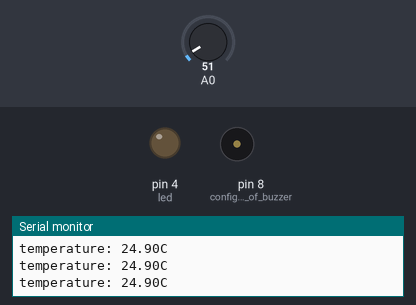
The sketch below on a simulated Arduino Uno, built with avr-gcc and run on an emulated ATmega328P. On the bench: output pins drawn as LEDs (lit = HIGH), buzzer (waves = sounding), the last lines printed to the serial monitor. The test bench sets the inputs (shaded band); at power-on: A0 = 51.

Above: at 1.2 s.
1.3 s: A0 set to 95
4.3 s: A0 set to 108
At 5.7 s:
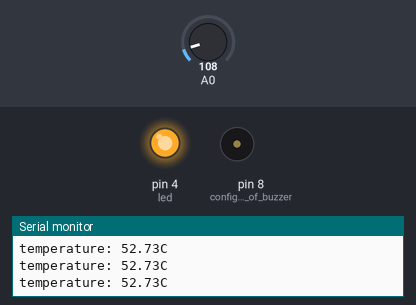
Timing chart, 0 to 11.8 s (numbered marks = the images above; inputs shaded):
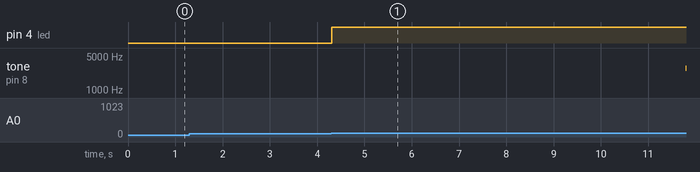

Measured:
- the behaviour switches between 102 and 103 on A0 (found by bisection; images 0 and 1)
- after the input at 4.3 s, pin 4 (led): LOW → HIGH at once; tone on pin 8 (configure_pin_of_buzzer): silent → 2798 Hz after 7.5 s

The sketch:

tempAlarm.ino
```cpp
int led = 4;
int photoresistor=0;
void setup() {
  // put your setup code here, to run once:
pinMode(8, OUTPUT);// configure pin of buzzer
pinMode(4, OUTPUT);
 Serial.begin(9600);// configure baud rate to 9600 bps

}

void loop() {
  // put your main code here, to run repeatedly:
float sinVal;
int toneVal;
unsigned long tepTimer ;

int val;//save the value of LM35
 double data;// save the converted value of temperature
 val=analogRead(0);//Connect LM35 to analog pin and read value from it
 data = (double) val * (5/10.24);//Convert the voltage value to temperature value

 if(data>50){//If temperature is higher than 20, the buzzer starts to make sound.
  digitalWrite(led, HIGH);
   for(int x=0; x<180; x++){
 //Convert sin function to radian
 sinVal = (sin(x*(3.1412/180)));
 //Use sin function to generate frequency of sound
 toneVal = 2000+(int(sinVal*1000));
 //Configure the buzzer pin 8
 tone(8, toneVal);
 delay(2);
 }
 } else { // If the temperature is lower than 27, turn off the buzzer
  digitalWrite(led,LOW);
 noTone(8); // Turn off the buzzer
 }
 if(millis() - tepTimer > 50){// Every 500 ms, serial port outputs temperature value.
 tepTimer = millis();
 Serial.print("temperature: "); // Serial port outputs temperature
 Serial.print(data);// Serial port outputs temperature value
 Serial.println("C");// Serial port output temperature unit
 }
}
```
